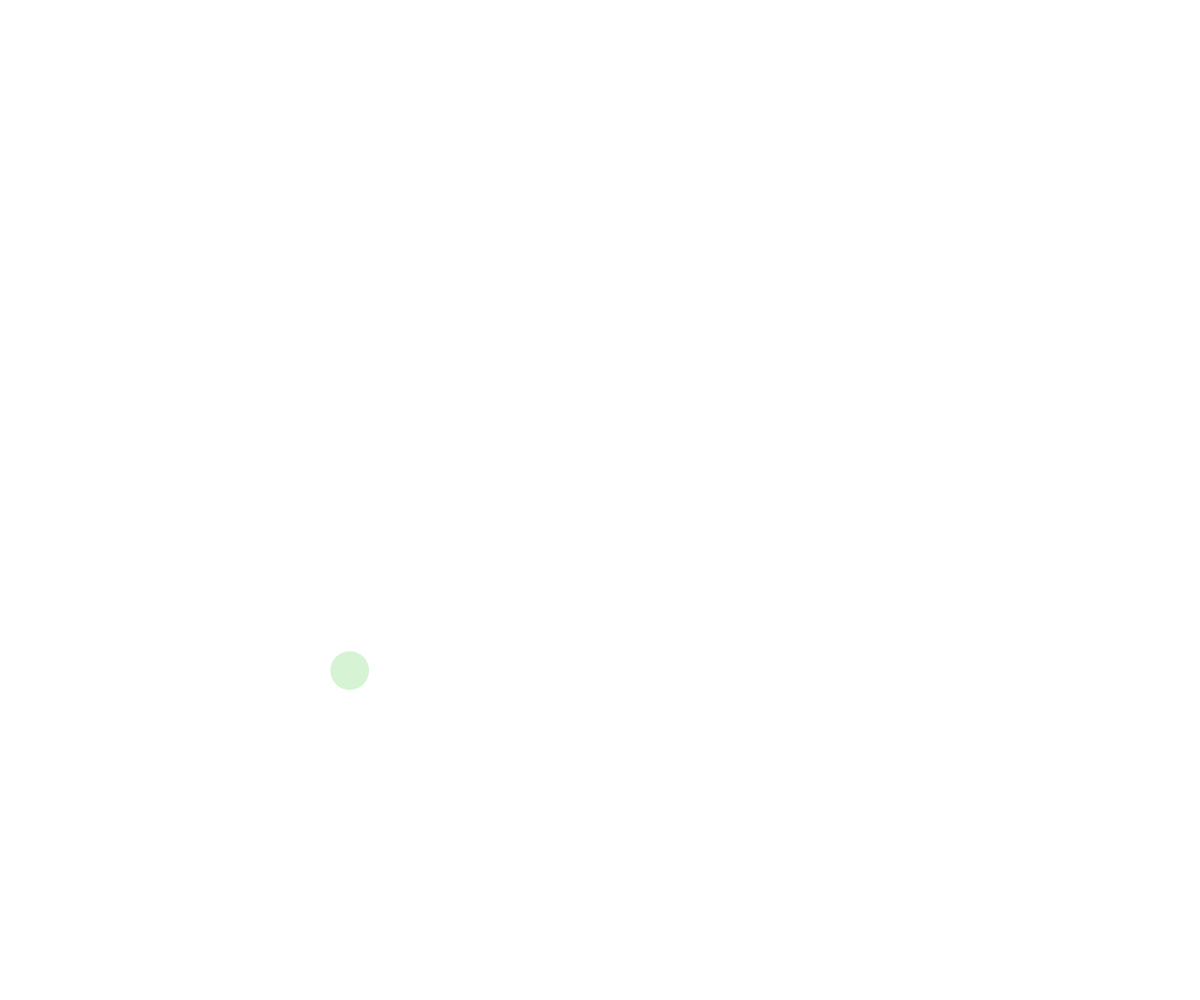
Frame 1 (no input)
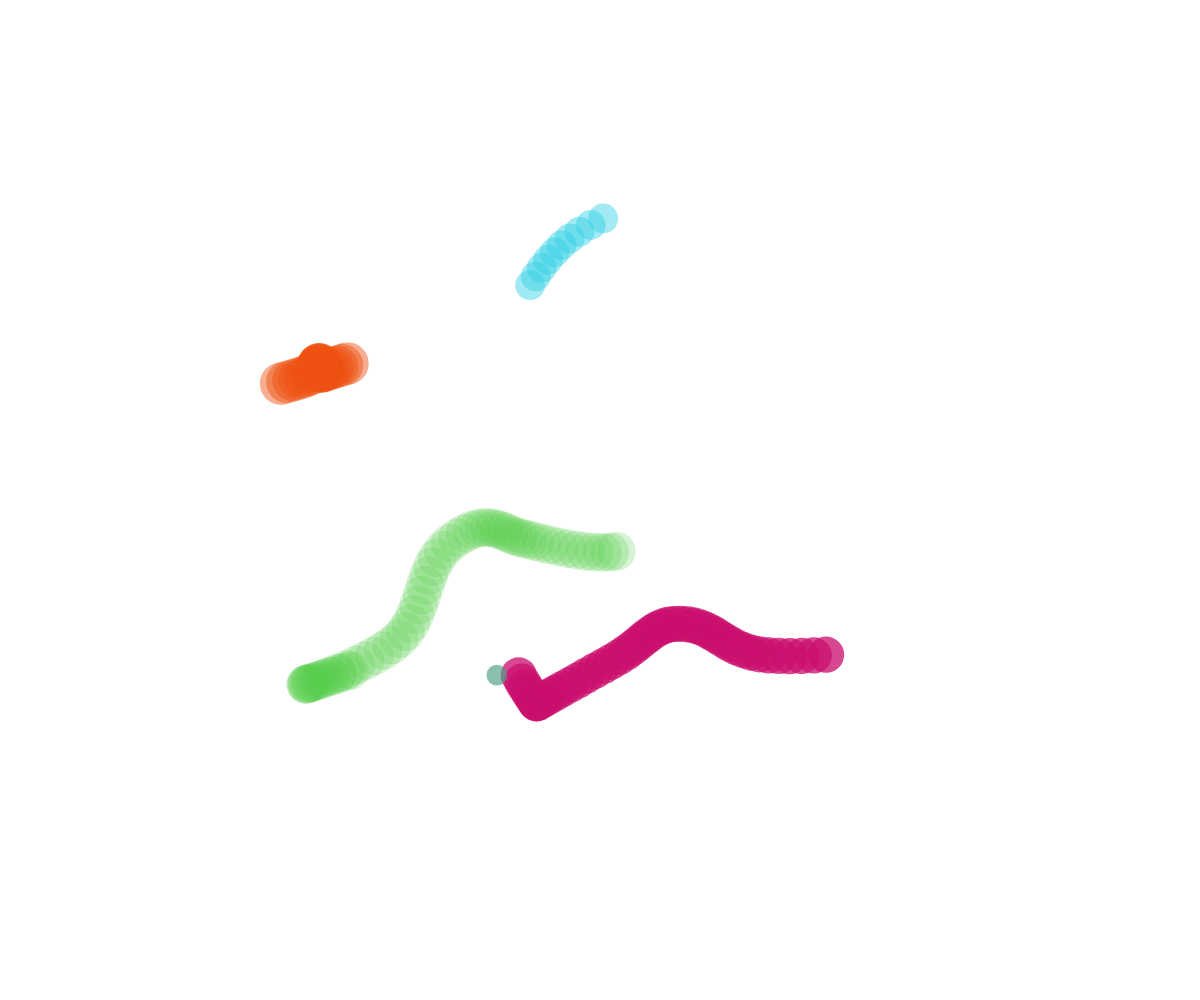
Frame 60 (no input)
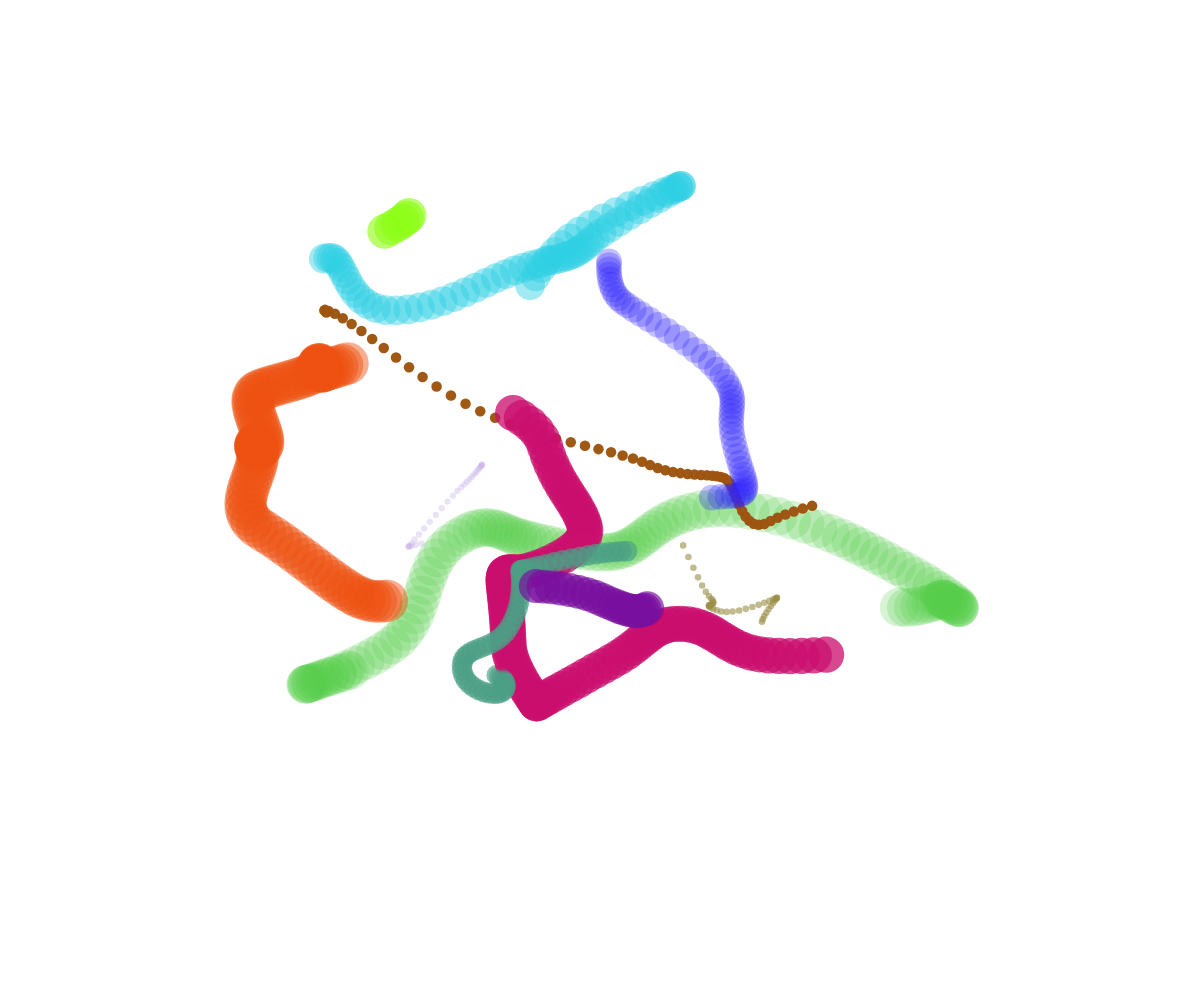
Frame 120 (the mouse pressed at the canvas centre since frame 60)

The p5.js sketch that drew these frames (run headless with seeded random() and noise() and a simulated clock; from frame 60 on, the mouse is pressed at the canvas centre):

// p5.js sketch
// ── sketch.js
// Perlin and Bubbles DEMO
// 03/17/23

let theBubbles = [];

function setup() {
  createCanvas(windowWidth, windowHeight);
  spawnBubble();
  noStroke();
  window.setInterval(spawnBubble, 500);
}

function mousePressed() {
  spawnBubble();
}


function draw() {
  //background(255);

  //javascript convienience loop
  for (const bubble of theBubbles) {
    //move
    bubble.x = noise(bubble.time) * width;
    bubble.y = noise(bubble.time+300) * height;

    //display
    fill(bubble.color);
    circle(bubble.x, bubble.y, bubble.size);

    //update time
    bubble.time += 0.01;
  }
}

function spawnBubble() {
  let bubble = {
    x: random(width),
    y: random(height),
    size: random(5, 50),
    color: color(random(255), random(255), random(255), random(255)),
    time: random(10000),
  };
  theBubbles.push(bubble);
}
